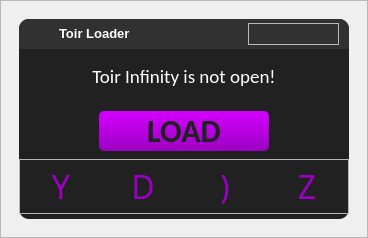
<?xml version="1.0" encoding="UTF-8"?>
<ui version="4.0">
 <class>MainWindow</class>
 <widget class="QMainWindow" name="MainWindow">
  <property name="geometry">
   <rect>
    <x>0</x>
    <y>0</y>
    <width>368</width>
    <height>238</height>
   </rect>
  </property>
  <property name="minimumSize">
   <size>
    <width>368</width>
    <height>238</height>
   </size>
  </property>
  <property name="maximumSize">
   <size>
    <width>368</width>
    <height>238</height>
   </size>
  </property>
  <property name="font">
   <font>
    <weight>50</weight>
    <bold>false</bold>
   </font>
  </property>
  <property name="windowTitle">
   <string>Toir Loader</string>
  </property>
  <property name="windowIcon">
   <iconset resource="../resources/res.qrc">
    <normaloff>:/images/images/toirOff.png</normaloff>:/images/images/toirOff.png</iconset>
  </property>
  <property name="styleSheet">
   <string notr="true">#centralwidget #widget {
	background-color: #212121;
	border-radius: 10px;
}

#centralwidget #shadowImg {
	background-image: url(:/images/images/shadow.png);
	background-position: center;
	background-repeat: no-repeat;
}

#loadBtn {
	background-color: qlineargradient(spread:pad, x1:0.489, y1:0, x2:0.511, y2:1, stop:0 rgba(212, 0, 255, 255), stop:1 rgba(155, 0, 194, 255));
	border-radius: 5px;
	color: #212121;
}
#loadBtn:hover {
	background-color: qlineargradient(spread:pad, x1:0.5, y1:0, x2:0.5, y2:1, stop:0 rgba(255, 255, 255, 255), stop:1 rgba(212, 212, 212, 255));
	border: 2px solid #d400ff;
	color: #d400ff;
}
#loadBtn:pressed {
	background-color: #212121;
	border: 2px solid #d400ff;
	color: #d400ff;
}

#footer QPushButton {
	color: qlineargradient(spread:pad, x1:0.489, y1:0, x2:0.511, y2:1, stop:0 rgba(212, 0, 255, 255), stop:1 rgba(155, 0, 194, 255));
	background-color: #212121;
	border-radius: 18px;
}
#footer QPushButton:hover {
	color: qlineargradient(spread:pad, x1:0.5, y1:0, x2:0.5, y2:1, stop:0 rgba(255, 255, 255, 255), stop:1 rgba(212, 212, 212, 255));
	background-color: qlineargradient(spread:pad, x1:0.489, y1:0, x2:0.511, y2:1, stop:0 rgba(212, 0, 255, 255), stop:1 rgba(155, 0, 194, 255));
}
#footer QPushButton:pressed {
	color: #212121;
}

#statusLabel {
	color: #ffffff;
}

#titleBar QPushButton {
	background-color: transparent;
	border: 0;
}

#titleBar {
	background-color: #313131;
	border-top-left-radius: 10px;
	border-top-right-radius: 10px;
}

#closeBtn {
	image: url(:/purpleIcons/images/purpleIcons/x.svg);
}
#closeBtn:hover {
	image: url(:/whiteIcons/images/whiteIcons/x.svg);
}

#minimizeBtn {
	image: url(:/purpleIcons/images/purpleIcons/minimize-2.svg);
}
#minimizeBtn:hover {
	image: url(:/whiteIcons/images/whiteIcons/minimize-2.svg);
}

#configBtn {
	image: url(:/purpleIcons/images/purpleIcons/settings.svg);
}
#configBtn:hover {
	image: url(:/whiteIcons/images/whiteIcons/settings.svg);
}</string>
  </property>
  <widget class="QWidget" name="centralwidget">
   <property name="minimumSize">
    <size>
     <width>0</width>
     <height>0</height>
    </size>
   </property>
   <widget class="QFrame" name="shadowImg">
    <property name="geometry">
     <rect>
      <x>0</x>
      <y>0</y>
      <width>368</width>
      <height>238</height>
     </rect>
    </property>
    <property name="frameShape">
     <enum>QFrame::StyledPanel</enum>
    </property>
    <property name="frameShadow">
     <enum>QFrame::Raised</enum>
    </property>
    <widget class="QWidget" name="widget" native="true">
     <property name="geometry">
      <rect>
       <x>19</x>
       <y>19</y>
       <width>330</width>
       <height>200</height>
      </rect>
     </property>
     <property name="contextMenuPolicy">
      <enum>Qt::PreventContextMenu</enum>
     </property>
     <layout class="QVBoxLayout" name="verticalLayout">
      <property name="spacing">
       <number>0</number>
      </property>
      <property name="leftMargin">
       <number>0</number>
      </property>
      <property name="topMargin">
       <number>0</number>
      </property>
      <property name="rightMargin">
       <number>0</number>
      </property>
      <property name="bottomMargin">
       <number>5</number>
      </property>
      <item>
       <widget class="QFrame" name="titleBar">
        <property name="maximumSize">
         <size>
          <width>16777215</width>
          <height>30</height>
         </size>
        </property>
        <property name="frameShape">
         <enum>QFrame::StyledPanel</enum>
        </property>
        <property name="frameShadow">
         <enum>QFrame::Raised</enum>
        </property>
        <layout class="QHBoxLayout" name="horizontalLayout">
         <property name="spacing">
          <number>10</number>
         </property>
         <property name="leftMargin">
          <number>10</number>
         </property>
         <property name="topMargin">
          <number>0</number>
         </property>
         <property name="rightMargin">
          <number>10</number>
         </property>
         <property name="bottomMargin">
          <number>0</number>
         </property>
         <item>
          <widget class="QLabel" name="label">
           <property name="maximumSize">
            <size>
             <width>20</width>
             <height>20</height>
            </size>
           </property>
           <property name="text">
            <string/>
           </property>
           <property name="pixmap">
            <pixmap resource="../resources/res.qrc">:/images/images/toirOff.png</pixmap>
           </property>
           <property name="scaledContents">
            <bool>true</bool>
           </property>
           <property name="alignment">
            <set>Qt::AlignCenter</set>
           </property>
           <property name="textInteractionFlags">
            <set>Qt::LinksAccessibleByMouse</set>
           </property>
          </widget>
         </item>
         <item>
          <widget class="QLabel" name="tileTitle">
           <property name="enabled">
            <bool>false</bool>
           </property>
           <property name="maximumSize">
            <size>
             <width>75</width>
             <height>16777215</height>
            </size>
           </property>
           <property name="font">
            <font>
             <weight>50</weight>
             <bold>false</bold>
            </font>
           </property>
           <property name="text">
            <string>&lt;html&gt;&lt;head/&gt;&lt;body&gt;&lt;p&gt;&lt;span style=&quot; font-size:10pt; font-weight:600; color:#ffffff;&quot;&gt;Toir Loader&lt;/span&gt;&lt;/p&gt;&lt;/body&gt;&lt;/html&gt;</string>
           </property>
           <property name="scaledContents">
            <bool>true</bool>
           </property>
           <property name="textInteractionFlags">
            <set>Qt::LinksAccessibleByMouse</set>
           </property>
          </widget>
         </item>
         <item alignment="Qt::AlignRight|Qt::AlignVCenter">
          <widget class="QFrame" name="frame">
           <property name="frameShape">
            <enum>QFrame::StyledPanel</enum>
           </property>
           <property name="frameShadow">
            <enum>QFrame::Raised</enum>
           </property>
           <layout class="QHBoxLayout" name="horizontalLayout_2">
            <property name="spacing">
             <number>10</number>
            </property>
            <property name="leftMargin">
             <number>0</number>
            </property>
            <property name="topMargin">
             <number>0</number>
            </property>
            <property name="rightMargin">
             <number>0</number>
            </property>
            <property name="bottomMargin">
             <number>0</number>
            </property>
            <item>
             <widget class="QPushButton" name="configBtn">
              <property name="minimumSize">
               <size>
                <width>0</width>
                <height>0</height>
               </size>
              </property>
              <property name="maximumSize">
               <size>
                <width>18</width>
                <height>18</height>
               </size>
              </property>
              <property name="text">
               <string/>
              </property>
              <property name="iconSize">
               <size>
                <width>24</width>
                <height>24</height>
               </size>
              </property>
              <property name="autoDefault">
               <bool>false</bool>
              </property>
              <property name="default">
               <bool>false</bool>
              </property>
              <property name="flat">
               <bool>false</bool>
              </property>
             </widget>
            </item>
            <item>
             <widget class="QPushButton" name="minimizeBtn">
              <property name="minimumSize">
               <size>
                <width>20</width>
                <height>20</height>
               </size>
              </property>
              <property name="maximumSize">
               <size>
                <width>20</width>
                <height>20</height>
               </size>
              </property>
              <property name="text">
               <string/>
              </property>
              <property name="iconSize">
               <size>
                <width>24</width>
                <height>24</height>
               </size>
              </property>
              <property name="autoDefault">
               <bool>false</bool>
              </property>
              <property name="default">
               <bool>false</bool>
              </property>
              <property name="flat">
               <bool>false</bool>
              </property>
             </widget>
            </item>
            <item>
             <widget class="QPushButton" name="closeBtn">
              <property name="minimumSize">
               <size>
                <width>0</width>
                <height>20</height>
               </size>
              </property>
              <property name="maximumSize">
               <size>
                <width>200</width>
                <height>20</height>
               </size>
              </property>
              <property name="font">
               <font>
                <pointsize>8</pointsize>
               </font>
              </property>
              <property name="text">
               <string/>
              </property>
              <property name="iconSize">
               <size>
                <width>24</width>
                <height>24</height>
               </size>
              </property>
              <property name="autoDefault">
               <bool>false</bool>
              </property>
              <property name="default">
               <bool>false</bool>
              </property>
              <property name="flat">
               <bool>false</bool>
              </property>
             </widget>
            </item>
           </layout>
          </widget>
         </item>
        </layout>
       </widget>
      </item>
      <item>
       <layout class="QHBoxLayout" name="header">
        <property name="spacing">
         <number>0</number>
        </property>
        <item alignment="Qt::AlignHCenter|Qt::AlignVCenter">
         <widget class="QLabel" name="statusLabel">
          <property name="minimumSize">
           <size>
            <width>0</width>
            <height>0</height>
           </size>
          </property>
          <property name="maximumSize">
           <size>
            <width>280</width>
            <height>30</height>
           </size>
          </property>
          <property name="font">
           <font>
            <family>Calibri</family>
            <pointsize>14</pointsize>
            <weight>50</weight>
            <bold>false</bold>
           </font>
          </property>
          <property name="text">
           <string>Toir Infinity is not open!</string>
          </property>
          <property name="alignment">
           <set>Qt::AlignCenter</set>
          </property>
          <property name="textInteractionFlags">
           <set>Qt::NoTextInteraction</set>
          </property>
         </widget>
        </item>
       </layout>
      </item>
      <item>
       <layout class="QHBoxLayout" name="body" stretch="0">
        <property name="spacing">
         <number>0</number>
        </property>
        <item alignment="Qt::AlignHCenter|Qt::AlignVCenter">
         <widget class="QPushButton" name="loadBtn">
          <property name="minimumSize">
           <size>
            <width>170</width>
            <height>40</height>
           </size>
          </property>
          <property name="maximumSize">
           <size>
            <width>170</width>
            <height>40</height>
           </size>
          </property>
          <property name="font">
           <font>
            <family>Calibri</family>
            <pointsize>24</pointsize>
            <weight>75</weight>
            <bold>true</bold>
           </font>
          </property>
          <property name="text">
           <string>LOAD</string>
          </property>
         </widget>
        </item>
       </layout>
      </item>
      <item>
       <widget class="QFrame" name="footer">
        <property name="frameShape">
         <enum>QFrame::StyledPanel</enum>
        </property>
        <property name="frameShadow">
         <enum>QFrame::Raised</enum>
        </property>
        <layout class="QVBoxLayout" name="verticalLayout_3">
         <property name="spacing">
          <number>0</number>
         </property>
         <property name="leftMargin">
          <number>0</number>
         </property>
         <property name="topMargin">
          <number>0</number>
         </property>
         <property name="rightMargin">
          <number>0</number>
         </property>
         <property name="bottomMargin">
          <number>0</number>
         </property>
         <item>
          <layout class="QHBoxLayout" name="footerLinks">
           <property name="spacing">
            <number>0</number>
           </property>
           <item alignment="Qt::AlignHCenter|Qt::AlignVCenter">
            <widget class="QPushButton" name="discBtn">
             <property name="minimumSize">
              <size>
               <width>36</width>
               <height>36</height>
              </size>
             </property>
             <property name="maximumSize">
              <size>
               <width>36</width>
               <height>36</height>
              </size>
             </property>
             <property name="font">
              <font>
               <family>Social Media Circled</family>
               <pointsize>24</pointsize>
              </font>
             </property>
             <property name="text">
              <string>Y</string>
             </property>
            </widget>
           </item>
           <item alignment="Qt::AlignHCenter|Qt::AlignVCenter">
            <widget class="QPushButton" name="ttBtn">
             <property name="minimumSize">
              <size>
               <width>36</width>
               <height>36</height>
              </size>
             </property>
             <property name="maximumSize">
              <size>
               <width>36</width>
               <height>36</height>
              </size>
             </property>
             <property name="font">
              <font>
               <family>Social Media Circled</family>
               <pointsize>24</pointsize>
              </font>
             </property>
             <property name="text">
              <string>D</string>
             </property>
            </widget>
           </item>
           <item alignment="Qt::AlignHCenter|Qt::AlignVCenter">
            <widget class="QPushButton" name="gitBtn">
             <property name="minimumSize">
              <size>
               <width>36</width>
               <height>36</height>
              </size>
             </property>
             <property name="maximumSize">
              <size>
               <width>36</width>
               <height>36</height>
              </size>
             </property>
             <property name="font">
              <font>
               <family>Social Media Circled</family>
               <pointsize>24</pointsize>
              </font>
             </property>
             <property name="text">
              <string>)</string>
             </property>
            </widget>
           </item>
           <item alignment="Qt::AlignHCenter|Qt::AlignVCenter">
            <widget class="QPushButton" name="ppBtn">
             <property name="minimumSize">
              <size>
               <width>36</width>
               <height>36</height>
              </size>
             </property>
             <property name="maximumSize">
              <size>
               <width>36</width>
               <height>36</height>
              </size>
             </property>
             <property name="font">
              <font>
               <family>Social Media Circled</family>
               <pointsize>24</pointsize>
              </font>
             </property>
             <property name="text">
              <string>Z</string>
             </property>
            </widget>
           </item>
          </layout>
         </item>
        </layout>
       </widget>
      </item>
     </layout>
    </widget>
   </widget>
  </widget>
 </widget>
 <resources>
  <include location="../resources/res.qrc"/>
 </resources>
 <connections/>
</ui>
